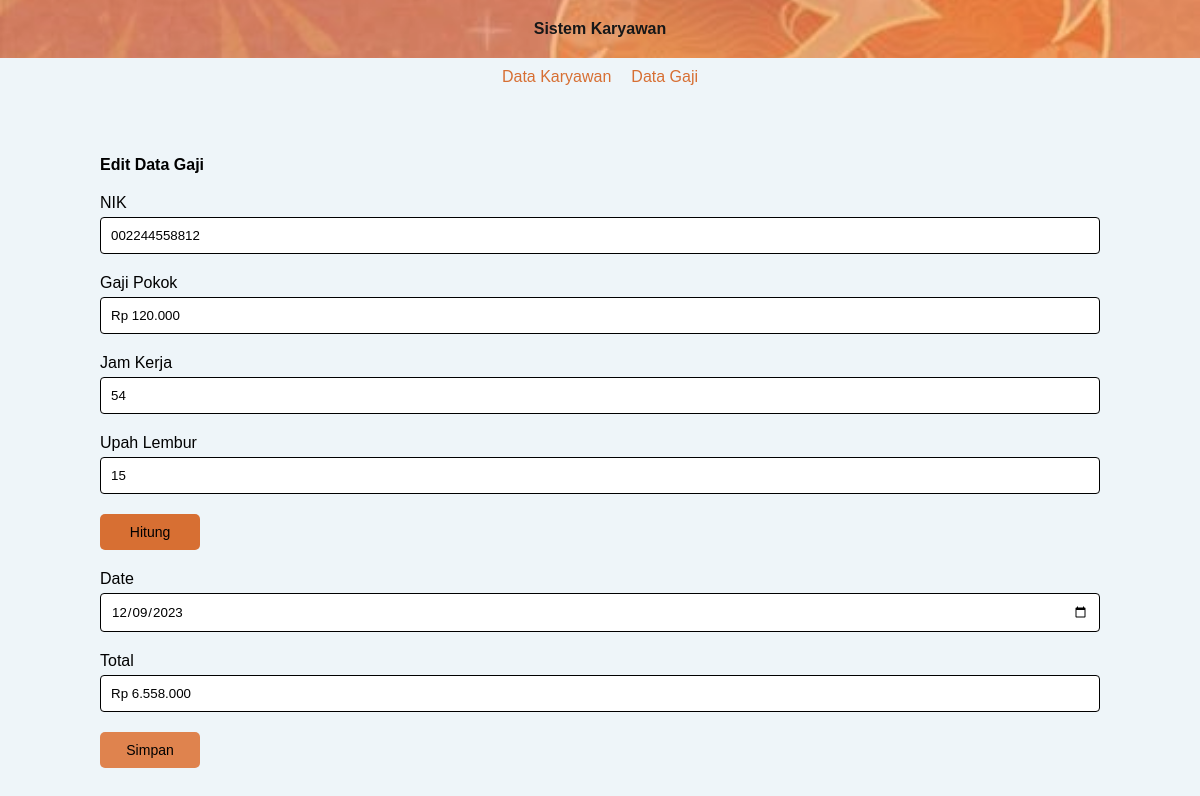
Screenshot of /edit_gaji.php?id=4 with the database file from the repository.
### tables this page shows
CREATE TABLE `gajii` (
  `id` int(11) NOT NULL,
  `nik` char(13) NOT NULL,
  `jam_kerja` varchar(20) NOT NULL,
  `upah_lembur` int(11) NOT NULL,
  `total` double NOT NULL,
  `date` date NOT NULL
);

CREATE TABLE `user` (
  `nik` char(13) NOT NULL,
  `nama_lengkap` varchar(200) NOT NULL,
  `alamat` varchar(200) NOT NULL,
  `gaji_pokok` double NOT NULL
);

### GajiHandler.php (called while the page is built, shortened)
<?php
class GajiHandler {
  private $pdo;
  public function __construct($pdo){
    $this->pdo =$pdo;
  }
  public function singleData($id){
    $stmt = $this->pdo->query("SELECT* FROM gajii as g LEFT JOIN user as u ON g.nik=u.nik WHERE g.id =$id;");
    return $stmt->fetchAll(PDO::FETCH_ASSOC);
  }
}

### function.php (called while the page is built)
<?php
function rupiah($angka){
	$hasil_rupiah = "Rp " . number_format($angka,0,',','.');
	return $hasil_rupiah;
}

### edit_gaji.php (the view, shortened to what this page needs)
<?php
require_once 'function.php';
require_once 'GajiHandler.php';
if(isset($_GET['id'])){
  $obj = new GajiHandler($pdo);
  $data = $obj->singleData($_GET['id']);
}
?>
<!DOCTYPE html>
<html>
<head>
  <link rel="stylesheet" href="style.css?<?php echo time();?>">
</head>
<body>
<header>
    <h4>Sistem Karyawan</h4>
</header>
<nav>
  <a class="active" aria-current="page" href="./index.php">
      <span>Data Karyawan</span>
  </a>
  <a class="" href="./gaji.php">
      <span>Data Gaji</span>
  </a>
</nav>
<section style="margin-top:60px; margin-bottom:100px;" class="content">
  <div class="title">
    <h4>Edit Data Gaji</h4>
  </div>
  <?php if($data[0]['jam_kerja']>48):?>
    <form action="./proses_edit_gaji.php" method="post">
      <div class="col-12">
        <label for="">NIK</label>
        <input type="text" class="input" name="nik" id="nik" required readonly value="<?=$data[0]['nik']?>">
      </div>
      <div class="col-12">
          <label for="gaji_pokok" class="form-label">Gaji Pokok</label>
          <input type="text" class="input" id="gaji_pokok" name="gaji_pokok" readonly value="<?= rupiah($data[0]['gaji_pokok'])?>">
      </div>
      <div class="col-12" id="col_jam">
        <label for="jam_kerja" class="form-label">Jam Kerja</label>
        <input type="number" class="input" id="jam_kerja" name="jam_kerja" required value="<?=$data[0]['jam_kerja']?>">
      </div>
      <div class="col-12 " id="col_upah">
        <label for="upah_lembur" class="form-label">Upah Lembur</label>
        <input type="number" class="input" id="upah_lembur" name="upah_lembur" placeholder="ex : 15% tuliskan 15 saja" value="<?=$data[0]['upah_lembur']?>">
      </div>
      <button type="button" class="btn_hitung col-2" id="hitung">Hitung</button>
      <div class="col-12">
        <label for="date" class="form-label">Date</label>
        <input type="date" class="input" id="date" name="date" required value="<?=$data[0]['date']?>">
      </div>
      <div class="col-12">
        <label for="total" class="form-label">Total</label>
        <input type="text" class="input" id="total" name="total" readonly required value="<?= rupiah($data[0]['total'])?>">
      </div>
      <button type="submit" class="btn_add col-2" >Simpan</button>
   </form>
  <?php endif;?>
</section>
</body>
</html>

### style.css (style rules this page uses)
:root { --primary : #d76f33; --secondary:#EEF5F9; --gray:gray; --success:#df834e; --warning:#df834e; --black : rgb(0, 0, 0); }
* { margin: 0; font-family:'Franklin Gothic Medium', 'Arial Narrow', Arial, sans-serif }
body { background-color: var(--secondary); }
header { display: flex; justify-content:space-around; align-items: center; padding:20px 0; color: var(--white); flex-direction: column; background-image: url('IMAGE2.jpg'); background-repeat: no-repeat; background-size: cover; background-position: center center; background-color: #131313; opacity: 0.9; }
header h4 { margin: 0; }
nav { background-color: var(--white); padding:10px 0; display: flex; justify-content:center; align-items:center; gap:20px; }
nav a { text-decoration: none; color: var(--primary); }
section { margin:0 100px; display: flex; flex-direction: column; gap:20px; }
section .title { display: flex; justify-content: space-between; align-items: center; }
.btn_add { text-decoration: none; background-color:var(--success); color: var(--white); padding:10px 15px; border-radius:5px; border: none; font-size: 14px; cursor: pointer; }
.btn_hitung { text-decoration: none; background-color:var(--primary); color: var(--white); padding:10px 15px; border-radius:5px; border: none; font-size: 14px; }
form { display: flex; flex-direction: column; gap:20px; }
.col-12 { display: flex; flex-direction: column; gap:5px; width: 100%; }
.col-2 { width: 10%; }
.col-12 .input { padding: 10px; display: inline-block; border: 1px solid #000000; border-radius: 4px; box-sizing: border-box; }

### rows the page displays
gajii: nik "002244558812", gaji_pokok "Rp 120.000", jam_kerja "54", upah_lembur "15", date "12/09/2023", total "Rp 6.558.000"
